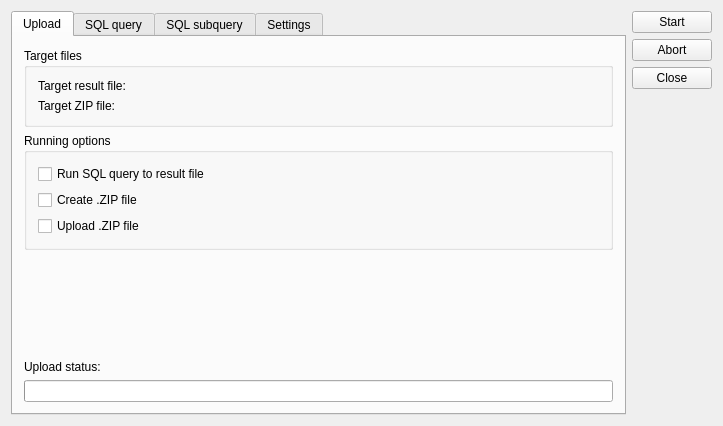
<?xml version="1.0" encoding="UTF-8"?>
<ui version="4.0">
 <class>SRUPMainWindow</class>
 <widget class="QWidget" name="SRUPMainWindow">
  <property name="geometry">
   <rect>
    <x>0</x>
    <y>0</y>
    <width>723</width>
    <height>426</height>
   </rect>
  </property>
  <property name="windowTitle">
   <string>SRUP (Sql Result Uploader)</string>
  </property>
  <layout class="QHBoxLayout" name="horizontalLayout">
   <item>
    <widget class="QTabWidget" name="tabWidget">
     <property name="currentIndex">
      <number>0</number>
     </property>
     <widget class="QWidget" name="tabUpload">
      <attribute name="icon">
       <iconset resource="srup.qrc">
        <normaloff>:/images/computer_go.png</normaloff>:/images/computer_go.png</iconset>
      </attribute>
      <attribute name="title">
       <string>Upload</string>
      </attribute>
      <layout class="QVBoxLayout" name="verticalLayout_3">
       <item>
        <widget class="QGroupBox" name="gbTarget">
         <property name="title">
          <string>Target files</string>
         </property>
         <layout class="QGridLayout" name="gridLayoutTarget">
          <item row="0" column="0">
           <widget class="QLabel" name="label_2">
            <property name="text">
             <string>Target result file:</string>
            </property>
           </widget>
          </item>
          <item row="0" column="1">
           <widget class="NSFileSelect" name="selectTxtFile" native="true"/>
          </item>
          <item row="1" column="0">
           <widget class="QLabel" name="label_13">
            <property name="text">
             <string>Target ZIP file:</string>
            </property>
           </widget>
          </item>
          <item row="1" column="1">
           <widget class="NSFileSelect" name="selectZipFile" native="true"/>
          </item>
         </layout>
        </widget>
       </item>
       <item>
        <widget class="QGroupBox" name="gbRun">
         <property name="title">
          <string>Running options</string>
         </property>
         <layout class="QVBoxLayout" name="verticalLayout_2">
          <item>
           <widget class="QCheckBox" name="cbRun">
            <property name="text">
             <string>Run SQL query to result file</string>
            </property>
           </widget>
          </item>
          <item>
           <widget class="QCheckBox" name="cbCreateZIP">
            <property name="text">
             <string>Create .ZIP file</string>
            </property>
           </widget>
          </item>
          <item>
           <widget class="QCheckBox" name="cbUpload">
            <property name="text">
             <string>Upload .ZIP file</string>
            </property>
           </widget>
          </item>
         </layout>
        </widget>
       </item>
       <item>
        <spacer name="vsp">
         <property name="orientation">
          <enum>Qt::Vertical</enum>
         </property>
         <property name="sizeHint" stdset="0">
          <size>
           <width>20</width>
           <height>100</height>
          </size>
         </property>
        </spacer>
       </item>
       <item>
        <widget class="QLabel" name="lblProgress">
         <property name="text">
          <string>Upload status:</string>
         </property>
        </widget>
       </item>
       <item>
        <widget class="QProgressBar" name="progressBar">
         <property name="format">
          <string>%v/%m (%p%)</string>
         </property>
        </widget>
       </item>
      </layout>
     </widget>
     <widget class="QWidget" name="tabQuery">
      <attribute name="icon">
       <iconset resource="srup.qrc">
        <normaloff>:/images/database_refresh.png</normaloff>:/images/database_refresh.png</iconset>
      </attribute>
      <attribute name="title">
       <string>SQL query</string>
      </attribute>
      <layout class="QVBoxLayout" name="verticalLayout">
       <item>
        <widget class="NCRDSqlTextEdit" name="textEditQuery"/>
       </item>
      </layout>
     </widget>
     <widget class="QWidget" name="tabSubQuery">
      <attribute name="icon">
       <iconset resource="srup.qrc">
        <normaloff>:/images/database_refresh.png</normaloff>:/images/database_refresh.png</iconset>
      </attribute>
      <attribute name="title">
       <string>SQL subquery</string>
      </attribute>
      <layout class="QVBoxLayout" name="verticalLayout_5">
       <item>
        <widget class="NCRDSqlTextEdit" name="textEditSubQuery"/>
       </item>
      </layout>
     </widget>
     <widget class="QWidget" name="tabSettings">
      <attribute name="icon">
       <iconset resource="srup.qrc">
        <normaloff>:/images/cog.png</normaloff>:/images/cog.png</iconset>
      </attribute>
      <attribute name="title">
       <string>Settings</string>
      </attribute>
      <layout class="QVBoxLayout" name="verticalLayout_4">
       <item>
        <widget class="QGroupBox" name="gbSql">
         <property name="title">
          <string>SQL connection</string>
         </property>
         <layout class="QGridLayout" name="gridLayout">
          <item row="0" column="1">
           <widget class="QLabel" name="label_6">
            <property name="text">
             <string>Driver:</string>
            </property>
           </widget>
          </item>
          <item row="0" column="2">
           <widget class="QLabel" name="label_4">
            <property name="text">
             <string>Host:</string>
            </property>
           </widget>
          </item>
          <item row="0" column="3">
           <widget class="QLabel" name="label_5">
            <property name="text">
             <string>Database:</string>
            </property>
           </widget>
          </item>
          <item row="0" column="4">
           <widget class="QLabel" name="label_7">
            <property name="text">
             <string>Username:</string>
            </property>
           </widget>
          </item>
          <item row="0" column="5">
           <widget class="QLabel" name="label_8">
            <property name="text">
             <string>Password:</string>
            </property>
           </widget>
          </item>
          <item row="1" column="2">
           <widget class="QLineEdit" name="leDBHost"/>
          </item>
          <item row="1" column="3">
           <widget class="QLineEdit" name="leDBDatabase"/>
          </item>
          <item row="1" column="4">
           <widget class="QLineEdit" name="leDBUser"/>
          </item>
          <item row="1" column="5">
           <widget class="QLineEdit" name="leDBPassword">
            <property name="echoMode">
             <enum>QLineEdit::Password</enum>
            </property>
           </widget>
          </item>
          <item row="1" column="1">
           <widget class="QComboBox" name="comboDBDriver">
            <item>
             <property name="text">
              <string>QMYSQL</string>
             </property>
            </item>
            <item>
             <property name="text">
              <string>QPSQL</string>
             </property>
            </item>
            <item>
             <property name="text">
              <string>QSQLITE</string>
             </property>
            </item>
            <item>
             <property name="text">
              <string>QSQLITE2</string>
             </property>
            </item>
            <item>
             <property name="text">
              <string>QIBASE</string>
             </property>
            </item>
            <item>
             <property name="text">
              <string>QOCI</string>
             </property>
            </item>
            <item>
             <property name="text">
              <string>QDB2</string>
             </property>
            </item>
            <item>
             <property name="text">
              <string>QODBC</string>
             </property>
            </item>
            <item>
             <property name="text">
              <string>QTDS</string>
             </property>
            </item>
           </widget>
          </item>
         </layout>
        </widget>
       </item>
       <item>
        <widget class="QGroupBox" name="gbFtp">
         <property name="title">
          <string>Ftp settings</string>
         </property>
         <layout class="QGridLayout" name="gridLayout_2" columnstretch="0,5,0,0">
          <item row="0" column="0">
           <widget class="QLabel" name="label_9">
            <property name="text">
             <string>Ftp server:</string>
            </property>
           </widget>
          </item>
          <item row="0" column="1">
           <widget class="QLineEdit" name="leFtpServer"/>
          </item>
          <item row="0" column="2">
           <widget class="QLabel" name="label_11">
            <property name="text">
             <string>Username:</string>
            </property>
           </widget>
          </item>
          <item row="0" column="3">
           <widget class="QLineEdit" name="leUsername"/>
          </item>
          <item row="1" column="0">
           <widget class="QLabel" name="label_10">
            <property name="text">
             <string>Remote directory:</string>
            </property>
           </widget>
          </item>
          <item row="1" column="1">
           <widget class="QLineEdit" name="leRemoteDir"/>
          </item>
          <item row="1" column="2">
           <widget class="QLabel" name="label_12">
            <property name="text">
             <string>Password:</string>
            </property>
           </widget>
          </item>
          <item row="1" column="3">
           <widget class="QLineEdit" name="lePassword">
            <property name="echoMode">
             <enum>QLineEdit::Password</enum>
            </property>
           </widget>
          </item>
         </layout>
        </widget>
       </item>
       <item>
        <widget class="QGroupBox" name="gbOut">
         <property name="title">
          <string>Output settings</string>
         </property>
         <layout class="QHBoxLayout" name="horizontalLayout_2">
          <item>
           <widget class="QLabel" name="label">
            <property name="text">
             <string>Column delimiter:</string>
            </property>
           </widget>
          </item>
          <item>
           <widget class="QComboBox" name="comboDelim">
            <item>
             <property name="text">
              <string>Tab</string>
             </property>
            </item>
            <item>
             <property name="text">
              <string>Semicolon</string>
             </property>
            </item>
            <item>
             <property name="text">
              <string>Comma</string>
             </property>
            </item>
            <item>
             <property name="text">
              <string>Vertical Bar</string>
             </property>
            </item>
           </widget>
          </item>
          <item>
           <widget class="QLabel" name="label_3">
            <property name="text">
             <string>Character encoding:</string>
            </property>
           </widget>
          </item>
          <item>
           <widget class="QLineEdit" name="leEncoding"/>
          </item>
         </layout>
        </widget>
       </item>
       <item>
        <widget class="QGroupBox" name="groupBox">
         <property name="title">
          <string>ZIP command</string>
         </property>
         <layout class="QHBoxLayout" name="horizontalLayout_3">
          <item>
           <widget class="QLineEdit" name="leZIP"/>
          </item>
         </layout>
        </widget>
       </item>
       <item>
        <spacer name="verticalSpacer">
         <property name="orientation">
          <enum>Qt::Vertical</enum>
         </property>
         <property name="sizeHint" stdset="0">
          <size>
           <width>20</width>
           <height>40</height>
          </size>
         </property>
        </spacer>
       </item>
      </layout>
     </widget>
    </widget>
   </item>
   <item>
    <layout class="QVBoxLayout" name="layBtn">
     <item>
      <widget class="QPushButton" name="btnStart">
       <property name="text">
        <string>Start</string>
       </property>
       <property name="icon">
        <iconset resource="srup.qrc">
         <normaloff>:/images/accept.png</normaloff>:/images/accept.png</iconset>
       </property>
      </widget>
     </item>
     <item>
      <widget class="QPushButton" name="btnAbort">
       <property name="text">
        <string>Abort</string>
       </property>
       <property name="icon">
        <iconset resource="srup.qrc">
         <normaloff>:/images/stop.png</normaloff>:/images/stop.png</iconset>
       </property>
      </widget>
     </item>
     <item>
      <widget class="QPushButton" name="btnClose">
       <property name="text">
        <string>Close</string>
       </property>
       <property name="icon">
        <iconset resource="srup.qrc">
         <normaloff>:/images/close.png</normaloff>:/images/close.png</iconset>
       </property>
      </widget>
     </item>
     <item>
      <spacer name="vsp2">
       <property name="orientation">
        <enum>Qt::Vertical</enum>
       </property>
       <property name="sizeHint" stdset="0">
        <size>
         <width>20</width>
         <height>40</height>
        </size>
       </property>
      </spacer>
     </item>
    </layout>
   </item>
  </layout>
 </widget>
 <layoutdefault spacing="6" margin="11"/>
 <customwidgets>
  <customwidget>
   <class>NSFileSelect</class>
   <extends>QWidget</extends>
   <header>nsfileselect.h</header>
   <container>1</container>
  </customwidget>
  <customwidget>
   <class>NCRDSqlTextEdit</class>
   <extends>QTextEdit</extends>
   <header>ncrdsqltextedit.h</header>
  </customwidget>
 </customwidgets>
 <tabstops>
  <tabstop>tabWidget</tabstop>
  <tabstop>cbRun</tabstop>
  <tabstop>cbCreateZIP</tabstop>
  <tabstop>cbUpload</tabstop>
  <tabstop>textEditQuery</tabstop>
  <tabstop>comboDBDriver</tabstop>
  <tabstop>leDBHost</tabstop>
  <tabstop>leDBDatabase</tabstop>
  <tabstop>leDBUser</tabstop>
  <tabstop>leDBPassword</tabstop>
  <tabstop>leFtpServer</tabstop>
  <tabstop>leRemoteDir</tabstop>
  <tabstop>leUsername</tabstop>
  <tabstop>lePassword</tabstop>
  <tabstop>comboDelim</tabstop>
  <tabstop>leEncoding</tabstop>
  <tabstop>leZIP</tabstop>
  <tabstop>btnStart</tabstop>
  <tabstop>btnAbort</tabstop>
  <tabstop>btnClose</tabstop>
 </tabstops>
 <resources>
  <include location="srup.qrc"/>
 </resources>
 <connections>
  <connection>
   <sender>btnClose</sender>
   <signal>clicked()</signal>
   <receiver>SRUPMainWindow</receiver>
   <slot>close()</slot>
   <hints>
    <hint type="sourcelabel">
     <x>622</x>
     <y>89</y>
    </hint>
    <hint type="destinationlabel">
     <x>337</x>
     <y>171</y>
    </hint>
   </hints>
  </connection>
 </connections>
</ui>
